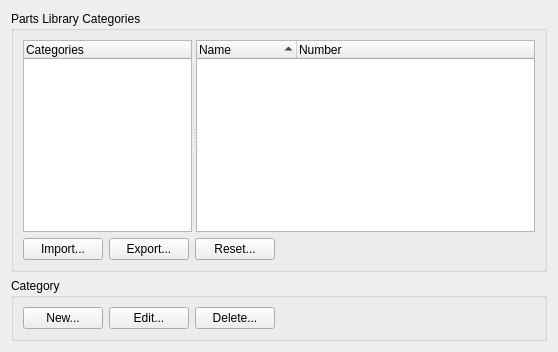
   <widget class="QWidget" name="tabCategories">
    <attribute name="title">
     <string>Categories</string>
    </attribute>
    <layout class="QVBoxLayout" name="verticalLayout_3">
     <item>
      <widget class="QGroupBox" name="CategoryGroup">
       <property name="title">
        <string>Parts Library Categories</string>
       </property>
       <layout class="QVBoxLayout" name="verticalLayout_7">
        <item>
         <widget class="QSplitter" name="splitter">
          <property name="sizePolicy">
           <sizepolicy hsizetype="Expanding" vsizetype="Expanding">
            <horstretch>0</horstretch>
            <verstretch>0</verstretch>
           </sizepolicy>
          </property>
          <property name="orientation">
           <enum>Qt::Horizontal</enum>
          </property>
          <widget class="QTreeWidget" name="categoriesTree">
           <property name="sizePolicy">
            <sizepolicy hsizetype="Expanding" vsizetype="Expanding">
             <horstretch>1</horstretch>
             <verstretch>0</verstretch>
            </sizepolicy>
           </property>
           <property name="rootIsDecorated">
            <bool>false</bool>
           </property>
           <property name="uniformRowHeights">
            <bool>true</bool>
           </property>
           <property name="itemsExpandable">
            <bool>false</bool>
           </property>
           <property name="expandsOnDoubleClick">
            <bool>false</bool>
           </property>
           <column>
            <property name="text">
             <string>Categories</string>
            </property>
           </column>
          </widget>
          <widget class="QTreeWidget" name="partsTree">
           <property name="sizePolicy">
            <sizepolicy hsizetype="Expanding" vsizetype="Expanding">
             <horstretch>2</horstretch>
             <verstretch>0</verstretch>
            </sizepolicy>
           </property>
           <property name="selectionMode">
            <enum>QAbstractItemView::NoSelection</enum>
           </property>
           <property name="rootIsDecorated">
            <bool>false</bool>
           </property>
           <property name="uniformRowHeights">
            <bool>true</bool>
           </property>
           <property name="itemsExpandable">
            <bool>false</bool>
           </property>
           <property name="sortingEnabled">
            <bool>true</bool>
           </property>
           <property name="columnCount">
            <number>2</number>
           </property>
           <attribute name="headerShowSortIndicator" stdset="0">
            <bool>true</bool>
           </attribute>
           <column>
            <property name="text">
             <string>Name</string>
            </property>
           </column>
           <column>
            <property name="text">
             <string>Number</string>
            </property>
           </column>
          </widget>
         </widget>
        </item>
        <item>
         <layout class="QHBoxLayout" name="horizontalLayout">
          <item>
           <widget class="QPushButton" name="importCategories">
            <property name="text">
             <string>Import...</string>
            </property>
           </widget>
          </item>
          <item>
           <widget class="QPushButton" name="exportCategories">
            <property name="text">
             <string>Export...</string>
            </property>
           </widget>
          </item>
          <item>
           <widget class="QPushButton" name="resetCategories">
            <property name="text">
             <string>Reset...</string>
            </property>
           </widget>
          </item>
          <item>
           <spacer name="horizontalSpacer_4">
            <property name="orientation">
             <enum>Qt::Horizontal</enum>
            </property>
            <property name="sizeHint" stdset="0">
             <size>
              <width>40</width>
              <height>20</height>
             </size>
            </property>
           </spacer>
          </item>
         </layout>
        </item>
       </layout>
      </widget>
     </item>
     <item>
      <widget class="QGroupBox" name="CategoryEditGroup">
       <property name="title">
        <string>Category</string>
       </property>
       <layout class="QHBoxLayout" name="horizontalLayout_7">
        <item>
         <widget class="QPushButton" name="newCategory">
          <property name="text">
           <string>New...</string>
          </property>
         </widget>
        </item>
        <item>
         <widget class="QPushButton" name="editCategory">
          <property name="text">
           <string>Edit...</string>
          </property>
         </widget>
        </item>
        <item>
         <widget class="QPushButton" name="deleteCategory">
          <property name="text">
           <string>Delete...</string>
          </property>
         </widget>
        </item>
        <item>
         <spacer name="horizontalSpacer">
          <property name="orientation">
           <enum>Qt::Horizontal</enum>
          </property>
          <property name="sizeHint" stdset="0">
           <size>
            <width>40</width>
            <height>20</height>
           </size>
          </property>
         </spacer>
        </item>
       </layout>
      </widget>
     </item>
    </layout>
   </widget>
